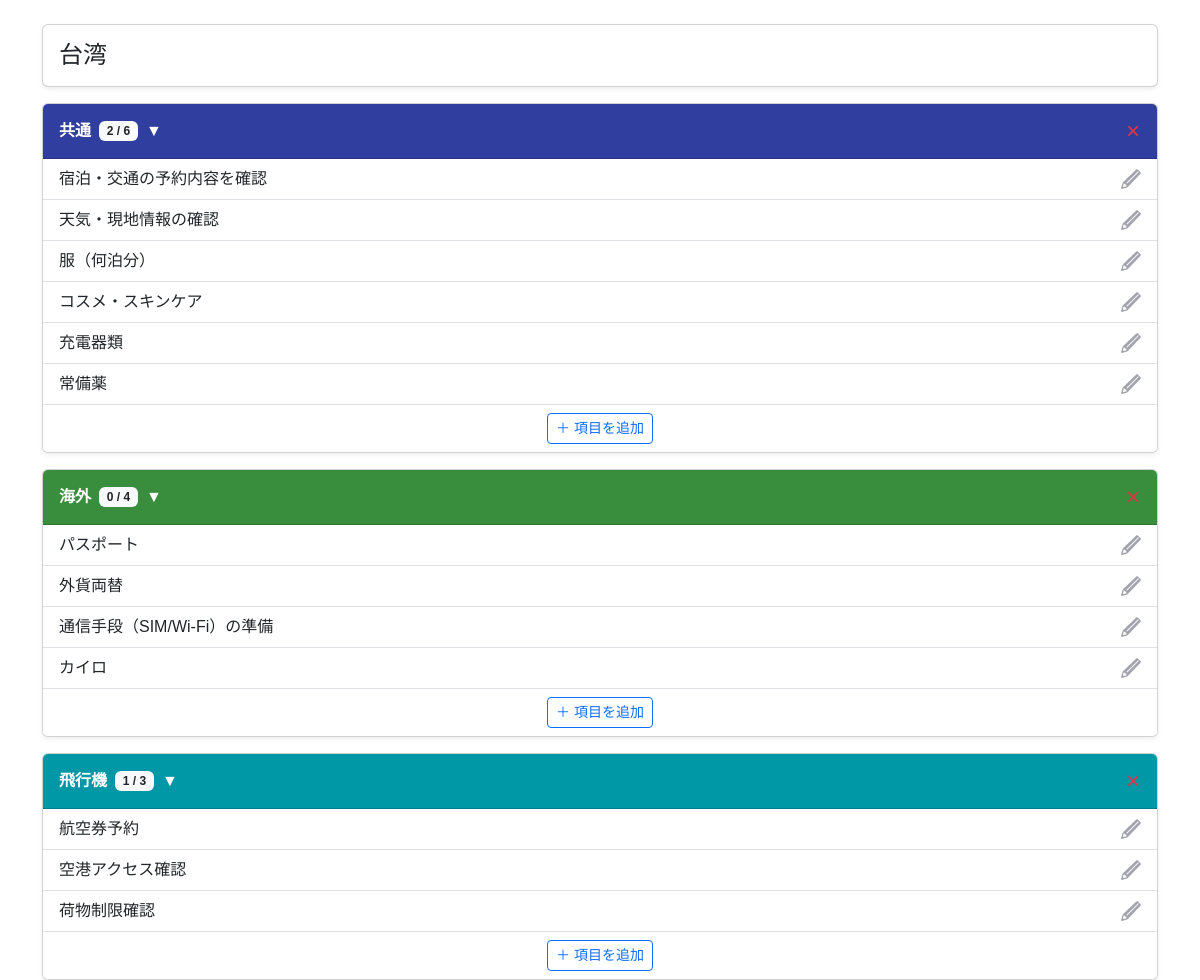
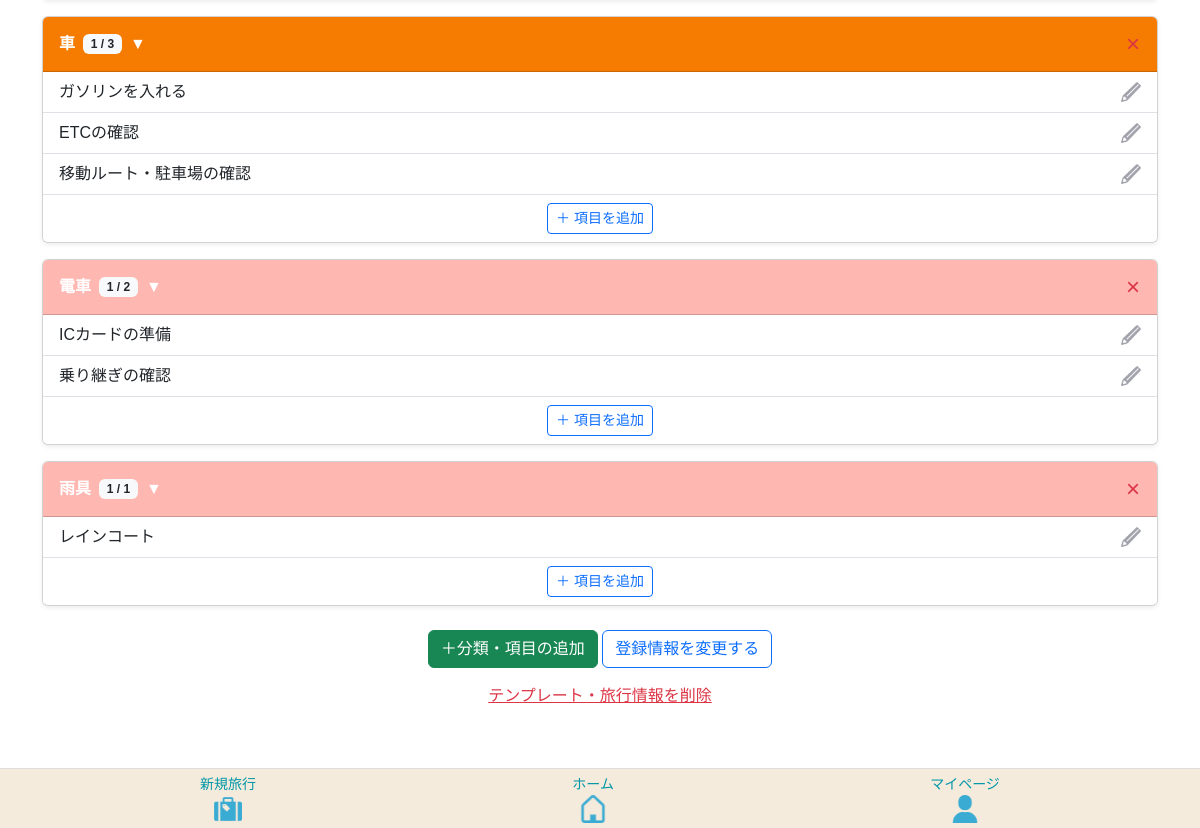
The app's page /old_template/61/edit/ (signed in), older data (2 pictures, top to bottom).
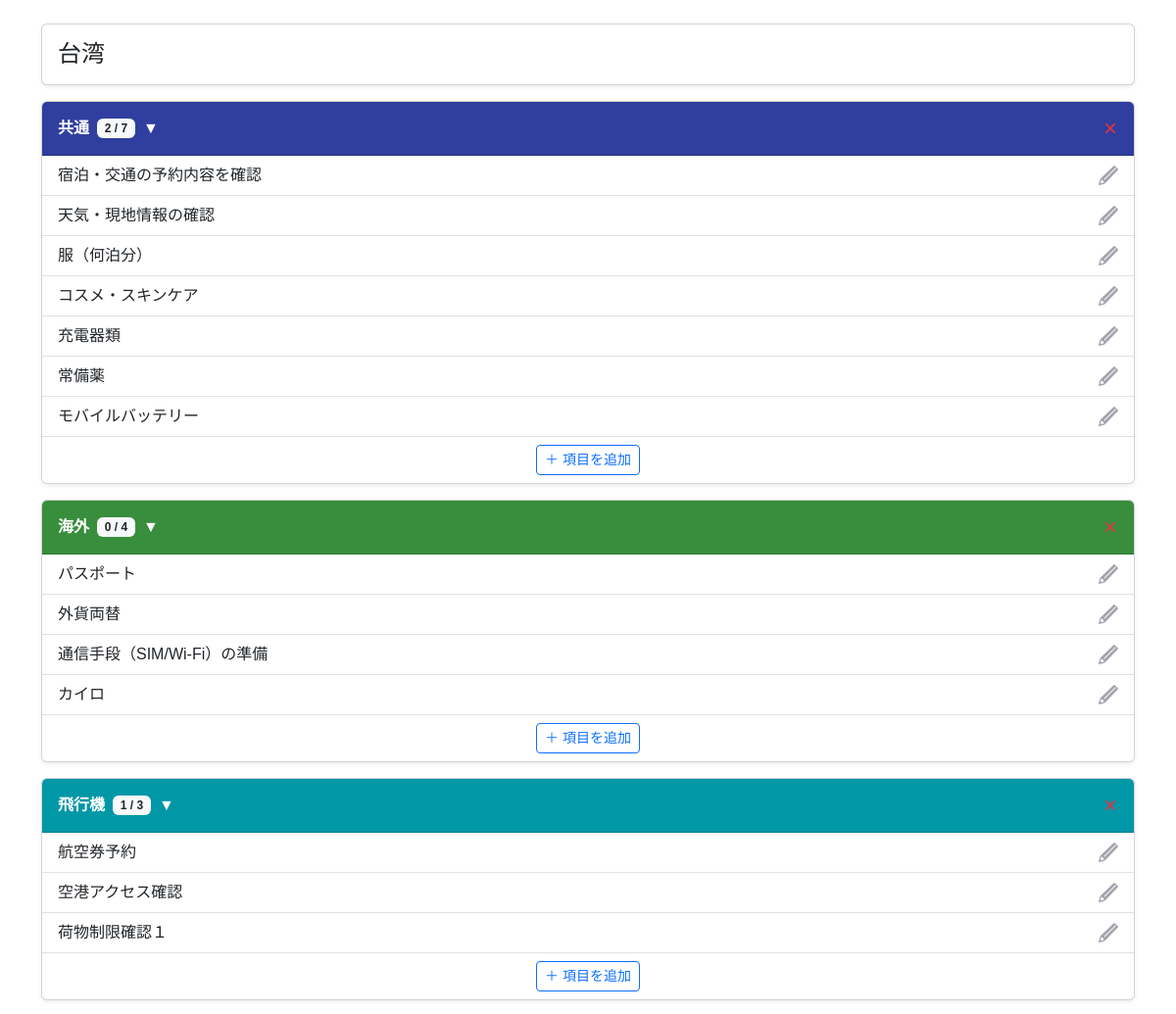
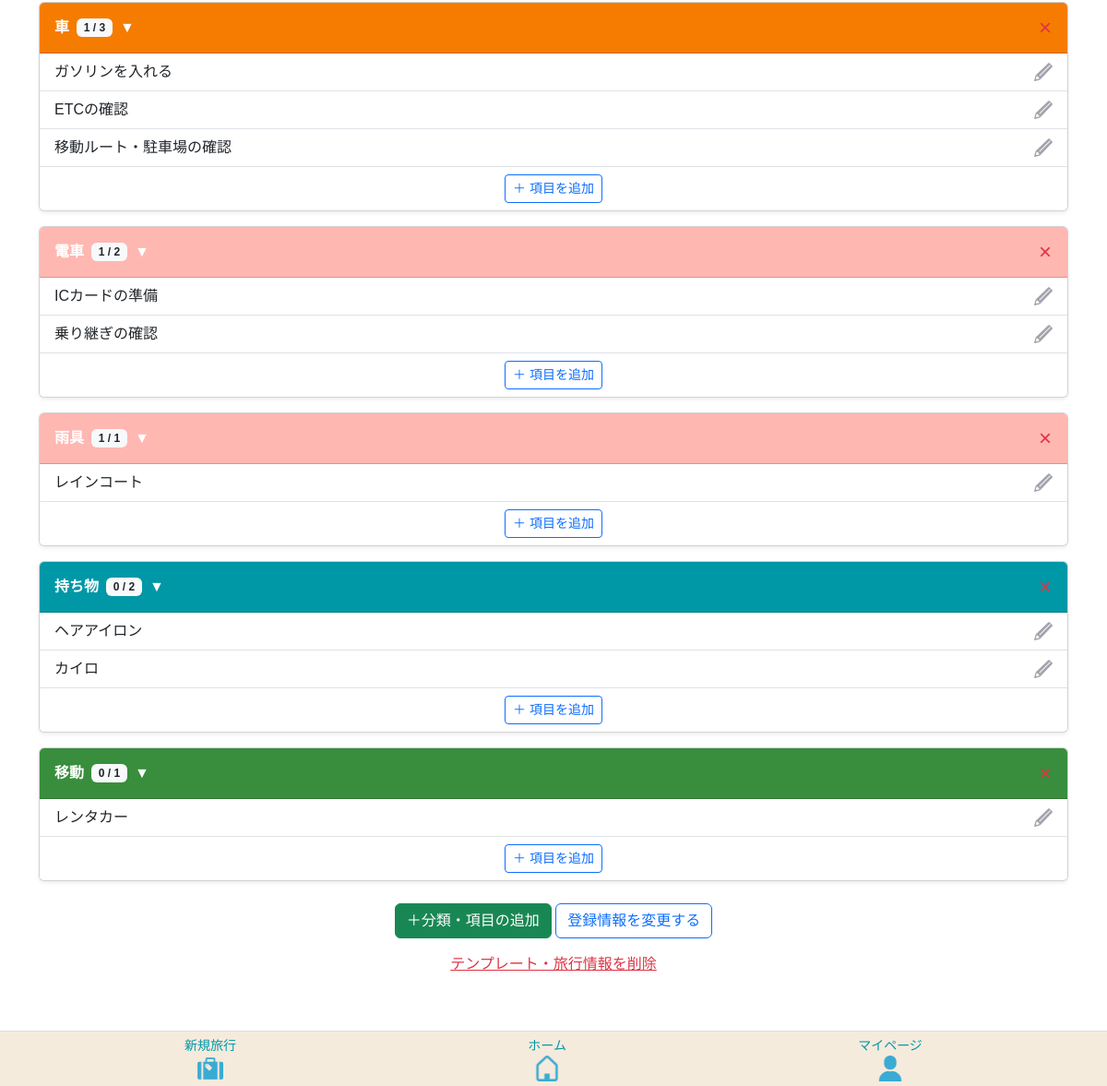
The same page, newer data (2 pictures, top to bottom).
### app/models/template.py (models this page shows, shortened)
class TravelCategory(models.Model):
    class TravelType(models.IntegerChoices):
        AUTO  = 0, _("初期作成")
        CUSTOM = 1, _("ユーザー追加")
    class CategoryColor(models.IntegerChoices):
        PINK       = 0, "#e91e63ff"
        LIGHT_PINK = 1, "#ffb7b2fe"
        ORANGE     = 2, "#f57c00ff"
        GREEN      = 3, "#388e3cff"
        CYAN       = 4, "#0097a7ff"
        BLUE       = 5, "#303f9ffe"
        BROWN      = 6, "#795548ff"
        PURPLE     = 7, "#7b1fa2ff"
    template = models.ForeignKey(
        Template,
        on_delete=models.CASCADE,
        verbose_name=_("テンプレートID")
    )
    category_name = models.CharField(
        max_length=50,
        verbose_name=_("分類名")
    )
    travel_type = models.IntegerField(
        choices=TravelType.choices,
        verbose_name=_("分類タイプ")
    )
    category_color = models.IntegerField(
        choices=CategoryColor.choices,
        verbose_name=_("分類カラー")
    )
    created_at = models.DateTimeField(
         auto_now_add=True,
         verbose_name=_("作成日")
         )
    updated_at = models.DateTimeField(
        auto_now=True,
        verbose_name=_("更新日")
        )
    class Meta:
      verbose_name = _("旅行の分類")

class TravelItem(models.Model):
    class ItemChecked(models.IntegerChoices):
        NO  = 0, _("NO")
        YES = 1, _("YES")
    travel_category = models.ForeignKey(
        TravelCategory,
        on_delete=models.CASCADE,
        verbose_name=_("旅行の分類ID")
    )
    item_name = models.CharField(
        max_length=128,
        verbose_name=_("項目名")
    )
    item_checked = models.IntegerField(
        choices=ItemChecked.choices,
        verbose_name=_("チェック済み項目")
    )
    created_at = models.DateTimeField(
         auto_now_add=True,
         verbose_name=_("作成日")
         )
    updated_at = models.DateTimeField(
        auto_now=True,
        verbose_name=_("更新日")
        )
    class Meta:
      verbose_name = _("旅行の項目")

### app/views/old_travel/template_manage.py (the view, shortened to what this page needs)
# urls.py: path("old_template/<int:template_id>/edit/", old_template_edit,name="old_template_edit"),
def old_template_edit(request, template_id):
    template = get_object_or_404(Template, id=template_id)
    travel = template.travel_info
    favorite, _ = Favorite.objects.get_or_create(user=request.user)
    favorite_items = FavoriteItem.objects.filter(favorite=favorite)
    categories = TravelCategory.objects.filter(template=template)
    for cat in categories:
        items = cat.travelitem_set.all()
        cat.total_count = items.count()
        cat.checked_count = items.filter(item_checked=TravelItem.ItemChecked.YES).count()
    context = {
        "template": template,
        "travel": travel,
        "categories": categories,
        "favorite_items": favorite_items,
    }
    return render(request, "old_travel/template_manage.html", context)

### templates/old_travel/template_manage.html (shortened to what this page needs)
{% extends "base.html" %}
{% load static %}
{% block content %}
{% with template as current_template %}
<div class="container mt-4">
    <div class="card mb-3 shadow-sm">
        <div class="card-body d-flex align-items-center">
            <h4 class="mb-0">{{ travel.travel_title }}</h4>
        </div>
    </div>
    {% for category in categories %}
    <div class="card mb-3 shadow-sm">
        <div class="card-header text-white d-flex justify-content-between align-items-center"
             style="background-color: {{ category.get_category_color_display }};">
            <div class="d-flex align-items-center"
                 data-bs-toggle="collapse"
                 data-bs-target="#cat{{ category.id }}"
                 style="cursor: pointer;">
                <strong>{{ category.category_name }}</strong>
                <span class="badge bg-light text-dark ms-2">
                    {{ category.checked_count }} / {{ category.total_count }}
                </span>
                <span class="ms-2">▼</span>
            </div>
            <form method="post" action="{% url 'app:old_template_edit' current_template.id %}" style="display:inline;">
                <button type="submit"
                        name="delete_category"
                        value="{{ category.id }}"
                        class="btn btn-link text-danger fs-4 p-0"
                        style="text-decoration: none;">
                    ×
                </button>
            </form>
        </div>
        <ul id="cat{{ category.id }}" class="list-group list-group-flush collapse show">
            {% for item in category.travelitem_set.all %}
            <li class="list-group-item d-flex justify-content-between align-items-center">
                <span>{{ item.item_name }}</span>
                <img src="{% static 'tabipre/icons/edit.png' %}"
                     width="20"
                     style="cursor: pointer;"
                     data-bs-toggle="modal"
                     data-bs-target="#editItemModal"
                     data-item-id="{{ item.id }}"
                     data-item-name="{{ item.item_name }}">
            </li>
            {% empty %}
            <li class="list-group-item text-muted">項目がありません</li>
            {% endfor %}
            <li class="list-group-item text-center">
                <button
                    class="btn btn-outline-primary btn-sm"
                    data-bs-toggle="modal"
                    data-bs-target="#addItemModal"
                    data-category-id="{{ category.id }}">
                    ＋ 項目を追加
                </button>
            </li>
        </ul>
    </div>
    {% endfor %}
    <div class="text-center mt-4">
        <a href="{% url 'app:category_item_add' current_template.id %}" class="btn btn-success mb-3">
            ＋分類・項目の追加
        </a>
        <a href="{% url 'app:old_travel_edit1' current_template.id %}" class="btn btn-outline-primary mb-3">
            登録情報を変更する
        </a>
        <a href="#" class="text-danger d-block" data-bs-toggle="modal" data-bs-target="#deleteTemplateModal">
            テンプレート・旅行情報を削除
        </a>
    </div>
</div>
{% endwith %}
{% endblock %}

Row changes from the older to the newer data that the page shows:
computed for TravelCategory "共通": total_count "6" → "7"
added TravelItem: item_name "モバイルバッテリー", shown under TravelCategory "共通"
changed TravelItem: item_name "荷物制限確認" → "荷物制限確認１"
added TravelCategory: category_name "持ち物", checked_count "0", total_count "2", {{ category.id }} 214 (drawn), category_color 4 (drawn)
added TravelItem: item_name "ヘアアイロン", shown under "持ち物"
added TravelItem: item_name "カイロ", shown under "持ち物"
added TravelCategory: category_name "移動", checked_count "0", total_count "1", {{ category.id }} 215 (drawn), category_color 3 (drawn)
added TravelItem: item_name "レンタカー", shown under "移動"
